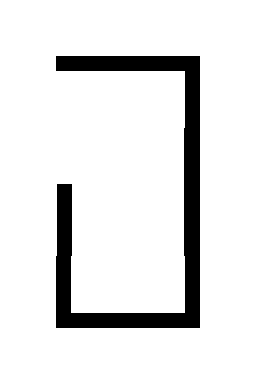

Below is a game level as drawn by its tile map, then a one-line description and the .tmx file that defines it, in full:
An orthogonal 2x3 tile map with 128x128 px tiles, 1 tile layer (Tile Layer 1).

<map version="1.5" tiledversion="1.7.2" orientation="orthogonal" renderorder="right-down" width="2" height="3" tilewidth="128" tileheight="128" infinite="0" nextlayerid="2" nextobjectid="1">
 <tileset firstgid="1" name="g1" tilewidth="128" tileheight="128" tilecount="15" columns="0">
  <grid orientation="orthogonal" width="1" height="1" />
  <tile id="0">
   <image width="128" height="128" source="../tileset/0.bmp" />
  </tile>
  <tile id="1">
   <image width="128" height="128" source="../tileset/1.bmp" />
  </tile>
  <tile id="2">
   <image width="128" height="128" source="../tileset/2.bmp" />
  </tile>
  <tile id="3">
   <image width="128" height="128" source="../tileset/3.bmp" />
  </tile>
  <tile id="4">
   <image width="128" height="128" source="../tileset/4.bmp" />
  </tile>
  <tile id="5">
   <image width="128" height="128" source="../tileset/5.bmp" />
  </tile>
  <tile id="6">
   <image width="128" height="128" source="../tileset/6.bmp" />
  </tile>
  <tile id="7">
   <image width="128" height="128" source="../tileset/7.bmp" />
  </tile>
  <tile id="8">
   <image width="128" height="128" source="../tileset/8.bmp" />
  </tile>
  <tile id="9">
   <image width="128" height="128" source="../tileset/9.bmp" />
  </tile>
  <tile id="10">
   <image width="128" height="128" source="../tileset/10.bmp" />
  </tile>
  <tile id="11">
   <image width="128" height="128" source="../tileset/11.bmp" />
  </tile>
  <tile id="12">
   <image width="128" height="128" source="../tileset/12.bmp" />
  </tile>
  <tile id="13">
   <image width="128" height="128" source="../tileset/13.bmp" />
  </tile>
  <tile id="14">
   <image width="128" height="128" source="../tileset/14.bmp" />
  </tile>
 </tileset>
 <layer id="1" name="Tile Layer 1" width="2" height="3">
  <data encoding="csv">
2,9,
3,5,
7,10
</data>
 </layer>
</map>
